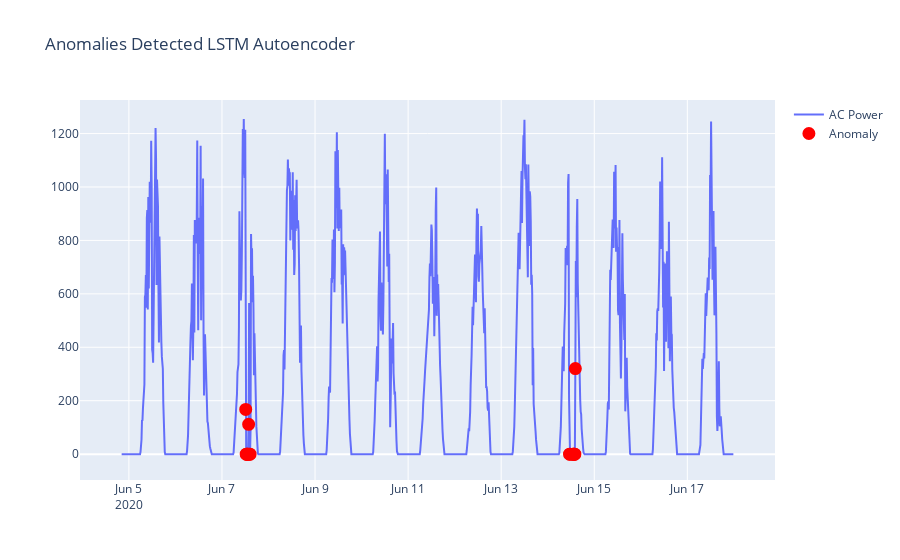

Source (notebook cell):
### Code cell
fig = go.Figure()

fig.add_trace(go.Scatter(x=scores["datetime"], y=scores["real AC"],
                    mode='lines',
                    name='AC Power'))

fig.add_trace(go.Scatter(x=scores["datetime"], y=scores["anomalies"],
                    name='Anomaly', 
                    mode='markers',
                    marker=dict(color="red",
                                size=11,
                                line=dict(color="red",
                                          width=2))))

fig.update_layout(title_text="Anomalies Detected LSTM Autoencoder")

fig.show()

### Figure 1 — Plotly figure (JSON) as saved in the notebook; plotly's stock layout.template omitted (floating-point values rounded to 4 significant figures; data arrays with more than 128 entries replaced by an {"elided": "..."} marker saying what was removed)
{"data": [{"mode": "lines", "name": "AC Power", "type": "scatter", "x": {"elided": "1261 str values"}, "y": {"elided": "1261 float values"}}, {"marker": {"color": "red", "line": {"color": "red", "width": 2}, "size": 11}, "mode": "markers", "name": "Anomaly", "type": "scatter", "x": {"elided": "1261 str values"}, "y": {"elided": "1261 float values"}}], "layout": {"title": {"text": "Anomalies Detected LSTM Autoencoder"}}}
